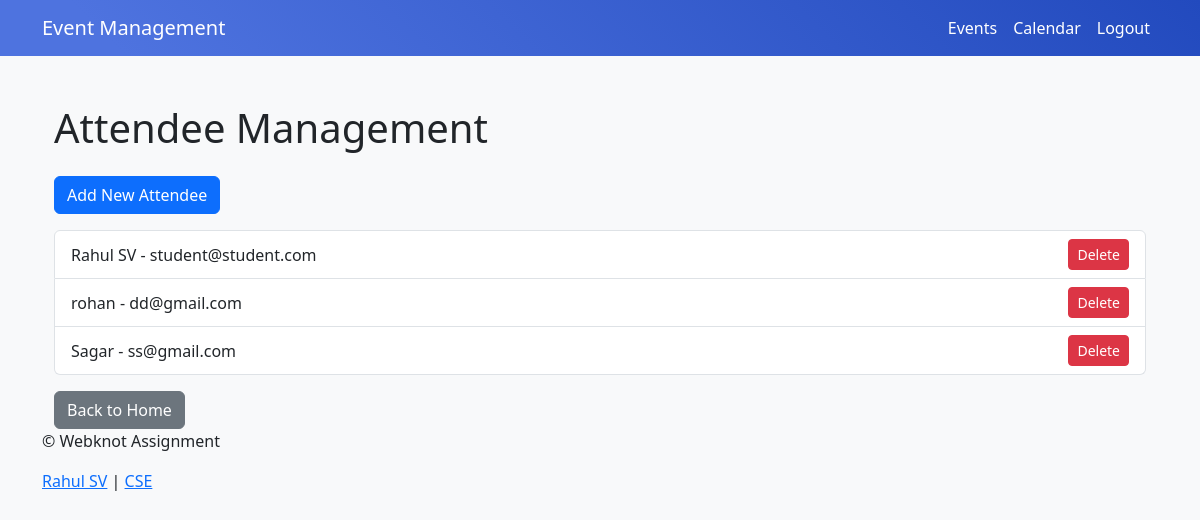
Screenshot of /attendees/ (signed in) with the database file from the repository.
### EventApp/models.py (models this page shows, shortened)
class Attendee(models.Model):
    name = models.CharField(max_length=255)
    email = models.EmailField(unique=True)

### EventApp/views.py (the view)
# urls.py: path('attendees/', views.attendee_list, name='attendee_list'),  # List all attendees
@login_required
def attendee_list(request):
    attendees = Attendee.objects.all()
    return render(request, 'EventApp/attendee_list.html', {'attendees': attendees})

### EventApp/templates/EventApp/attendee_list.html (shortened to what this page needs)
{% extends 'EventApp/base.html' %}
{% block content %}
<div class="container mt-5">
    <h1 class="mb-4">Attendee Management</h1>
    <a href="{% url 'add_attendee' %}" class="btn btn-primary mb-3">Add New Attendee</a>
    {% if attendees %}
        <ul class="list-group">
            {% for attendee in attendees %}
                <li class="list-group-item d-flex justify-content-between align-items-center">
                    <span>{{ attendee.name }} - {{ attendee.email }}</span>
                    <form action="{% url 'delete_attendee' attendee.id %}" method="post" class="d-inline" onsubmit="return confirm('Are you sure you want to delete this attendee?');">
                        <button type="submit" class="btn btn-danger btn-sm">Delete</button>
                    </form>
                </li>
            {% endfor %}
        </ul>
    {% else %}
        <p class="text-muted">No attendees found. <a href="{% url 'add_attendee' %}" class="text-primary">Add one now</a>.</p>
    {% endif %}
    <a href="{% url 'home' %}" class="btn btn-secondary mt-3">Back to Home</a>
</div>
{% endblock %}

### rows the page displays
Attendee: name "Rahul SV", email "student@student.com"
Attendee: name "rohan", email "dd@gmail.com"
Attendee: name "Sagar", email "ss@gmail.com"
